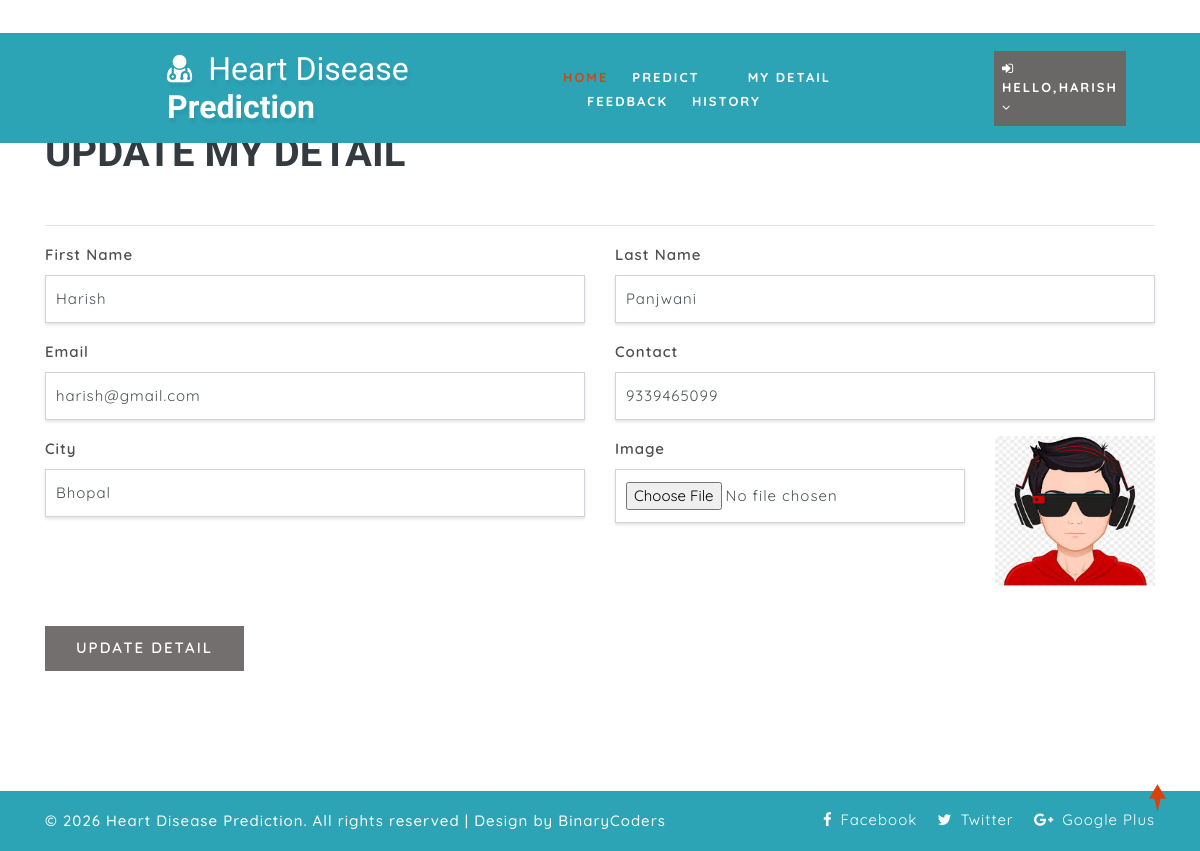
Page /edit_profile (signed in) on the committed database.
### health/models.py (models this page shows, shortened)
class Patient(models.Model):
    user = models.ForeignKey(User, on_delete=models.CASCADE, null=True)
    contact = models.CharField(max_length=100, null=True)
    address = models.CharField(max_length=100, null=True)
    dob = models.DateField(null=True)
    image = models.FileField(null=True)

### health/views.py (the view, shortened to what this page needs)
# urls.py: path('edit_profile', Edit_My_deatail,name="edit_profile"),
@login_required(login_url="login")
def Edit_My_deatail(request):
    terror = ""
    print("Hii welvome")
    user = User.objects.get(id=request.user.id)
    error = ""
    try:
        sign = Patient.objects.get(user=user)
        error = "pat"
    except:
        sign = Doctor.objects.get(user=user)
    d = {'error':error,'terror':terror,'doc':sign}
    return render(request,'edit_profile.html',d)

### health/templates/edit_profile.html (shortened to what this page needs)
{% extends 'index.html' %}
{% load static %}
{% block body %}
	<section class="logins py-5">
		<div class="container py-xl-5 py-lg-3">
			<div class="title-section mb-md-5 mb-4">
				<h3 class="w3ls-title text-uppercase text-dark font-weight-bold">Update My Detail</h3>
			</div>
			<hr/>
			<div class="login px-sm-12" style="width:100%">
				<form action="" method="post" enctype="multipart/form-data">
					<div class="form-group row">
						<div class="col-md-6">
							<label>First Name</label>
							<input type="text" class="form-control" value="{{ doc.user.first_name }}" name="fname" placeholder="First Name" required>
						</div>
						<div class="col-md-6">
							<label>Last Name</label>
							<input type="text" class="form-control" value="{{ doc.user.last_name }}" name="lname" placeholder="Last Name" required>
						</div>
					</div>
					<div class="form-group row">
						<div class="col-md-6">
							<label>Email</label>
							<input type="email" class="form-control" value="{{ doc.user.email }}" name="email" placeholder="Enter Email" required>
						</div>
						<div class="col-md-6">
							<label>Contact</label>
							<input type="text" class="form-control" name="contact" value="{{ doc.contact }}" placeholder="Enter Contact" required>
						</div>
					</div>
					<div class="form-group row">
						<div class="col-md-6">
							<label class="mb-2">City</label>
							<input type="text" class="form-control" value="{{ doc.address }}" name="add" placeholder="Enter Address" required>
						</div>
						<div class="col-md-4">
							<label>Image</label>
							<input type="file" class="form-control" name="image">
						</div>
						<div class="col-md-2">
							{% if doc.image %}
								<img src="{{ doc.image.url }}" style="width:100%;height:150px">
							{% endif %}
						</div>
					</div>
					<button type="submit" class="btn submit mt-4" style="background-color: #726f6e;">
						Update Detail
					</button>
				</form>
			</div>
		</div>
	</section>
{% endblock %}

### health/templates/index.html (shortened to what this page needs)
<!DOCTYPE html>
{% load static %}
<html lang="zxx">
<head>
	<link rel="stylesheet" href="{% static 'css/bootstrap.css' %}">
	<link href="{% static 'css/css_slider.css' %}" type="text/css" rel="stylesheet" media="all">
	<link rel="stylesheet" href="{% static 'css/style.css' %}" type="text/css" media="all" />
	<link href="{% static 'css/font-awesome.min.css' %}" rel="stylesheet">
<link rel='stylesheet' type='text/css' href="https://cdn.datatables.net/1.10.21/css/jquery.dataTables.min.css">
<link rel='stylesheet' type='text/css' href="https://cdn.datatables.net/buttons/1.6.2/css/buttons.dataTables.min.css">
</head>
<body>
	<div id="home" style="margin-bottom:2%">
		<header>
			<div class="top-bar py-3">
				<div class="container">
					<div class="row">
						<div class="col-xl-7 col-lg-6 col-md-4 top-social-agile text-md-right text-center mt-md-0 mt-2">
							<div class="row">
								<div class="col-xl-3 col-lg-4 col-6 top-w3layouts p-md-0 text-right">
								</div>
								<div class="col-xl-3 col-lg-4 col-6 header-w3layouts text-md-right text-left">
								</div>
							</div>
						</div>
					</div>
				</div>
			</div>
		</header>
		<div class="main-top" style="background:rgb(44, 164, 182)">
			<div class="container-fluid">
				<div class="header d-md-flex justify-content-between align-items-center py-3">
					<div id="logo" style="margin-left:13%">
						<h1>
							<a href="index.html">
								<span class="fa fa-user-md mr-2"></span>
								<span class="logo-sp">Heart Disease</span> Prediction
							</a>
						</h1>
					</div>
					{% if request.user.is_staff %}
					<div class="nav_w3ls" style="margin-right:4%">
						<nav>
							<label for="drop1" class="toggle">Menu</label>
							<input type="checkbox" id="drop1" />
							<ul class="menu" style="padding:15px;width:100%">
								<li class="mx-lg-4 mx-md-3 my-md-0 my-2"><a href="{% url 'admin_home' %}" >Home</a></li>
								<li>
									<label for="drop-2" class="toggle toogle-2"> <span class="fa fa-angle-down" aria-hidden="true"></span>
									</label>
									<a href="#"> Doctor <span class="fa fa-angle-down" aria-hidden="true"></span></a>
									<ul style="margin-top:2%;width:40%;margin-right:0%">
										<li style="width:100%;"><a href="/add_doctor" class="drop-text">Add Doctor</a></li>
										<li style="width:100%;"><a href="/view_doctor" class="drop-text">View Doctor</a></li>
									</ul>
								</li>
								<li class="mx-lg-4 mx-md-3 my-md-0 my-2"><a href="/view_patient">Patient</a></li>
								<li class="mx-lg-4 mx-md-3 my-md-0 my-2">
									<a href="/view_search_pat">Searched Data</a></li>
								<li><a href="/view_feedback">Feedback</a></li>
							</ul>
						</nav>
					</div>
					<div class="nav_w3ls" style="margin-right:3%">
						<nav>
							<label for="drop2" class="toggle">Menu</label>
							<input type="checkbox" id="drop2" />
							<ul class="menu">
								<li class="mx-lg-4 mx-md-3 my-md-0 my-2" style="background:red;padding:8px">
									<label for="drop-2" class="toggle toogle-2"> <span class="fa fa-angle-down" aria-hidden="true"></span>
									</label>
									<a href="#"><i class="fa fa-user"></i> {{request.user.username}} <span class="fa fa-angle-down" aria-hidden="true"></span></a>
									<ul style="margin-top:10%;width:80%;margin-right:5%">
										<li style="width:100%;"><a href="{% url 'change_password' %}" class="drop-text">Password</a></li>
										<li style="width:100%;"><a href="{% url 'logout' %}" class="drop-text">Logout</a></li>
									</ul>
								</li>
							</ul>
						</nav>
					</div>
					{% elif request.user.patient_set.all.0 %}
					<div class="nav_w3ls" style="margin-left:5%;font-weight:bold">
						<nav>
							<ul class="menu" style="padding:15px;width:100%">
								<li><a href="{% url 'patient_home' %}" class="active">Home</a></li>
								<li class="mx-lg-4 mx-md-3 my-md-0 my-2"><a href="/add_heartdetail">Predict</a></li>
								<li class="mx-lg-4 mx-md-3 my-md-0 my-2"><a href="/profile_doctor">My Detail</a></li>
								<li class="mx-lg-4 mx-md-3 my-md-0 my-2"><a href="/sent_feedback">Feedback</a></li>
								<li><a href="/view_search_pat">History</a></li>
							</ul>
						</nav>
					</div>
					<div class="nav_w3ls" style="margin-right:3%">
						<nav>
							<ul class="menu">
								<li class="mx-lg-4 mx-md-3 my-md-0 my-2" style="background:#6a6767;padding:8px">
									<a href="#"><i class="fa fa-sign-in"></i> Hello,{{request.user.username}} <span class="fa fa-angle-down" aria-hidden="true"></span></a>
								</li>
							</ul>
						</nav>
					</div>
					{% endif %}
				</div>
			</div>
		</div>
		{% block body %}
		{% endblock %}
	</div>
	<div class="copy-w3pvt" style="background:rgb(44, 164, 182);color:white">
		<div class="container py-3">
			<div class="row">
				<div class="col-lg-7 w3ls_footer_grid1_left text-lg-left text-center">
					<p style="color:white">&copy; 2026 Heart Disease Prediction. All rights reserved | Design by BinaryCoders</a>
					</p>
				</div>
				<div class="col-lg-5 w3ls_footer_grid_left1_pos text-lg-right text-center mt-lg-0 mt-2">
					<ul style="color:white">
						<li>
							<a href="#" style="color:white" class="facebook">
								<span class="fa fa-facebook-f mr-2"></span>Facebook</a>
						</li>
						<li class="mx-3">
							<a href="#" style="color:white" class="twitter">
								<span class="fa fa-twitter mr-2"></span>Twitter</a>
						</li>
						<li>
							<a href="#" style="color:white" class="google">
								<span class="fa fa-google-plus mr-2"></span>Google Plus</a>
						</li>
					</ul>
				</div>
			</div>
		</div>
	</div>
	<a href="#home" style="color:white" class="move-top text-center"></a>
</body>
</html>

### health/static/css/style.css (style rules this page uses)
body { padding: 0; margin: 0; background: #FFF; font-family: 'Quicksand', sans-serif; }
body a, body button { transition: 0.5s all; -webkit-transition: 0.5s all; -moz-transition: 0.5s all; -o-transition: 0.5s all; -ms-transition: 0.5s all; text-decoration: none; }
html { scroll-behavior: smooth; }
h1, h2, h3, h4, h5, h6 { margin: 0; padding: 0; font-family: 'Mukta', sans-serif; }
p { margin: 0; padding: 0; font-size: 15px; letter-spacing: 1px; line-height: 1.9; color: #999; font-family: 'Quicksand', sans-serif; }
ul, ol { margin: 0; padding: 0; }
a.move-top { width: 34px; height: 34px; background: url(../images/move-top.png) no-repeat; display: inline-block; position: fixed; bottom: 4%; right: 2%; z-index: 0; }
#home { position: relative; }
.main-top { position: absolute; z-index: 999; width: 100%; background: rgba(0, 0, 0, 0.4); }
nav { margin: 0; padding: 0; }
#logo a { float: left; display: initial; font-weight: 700; font-size: 32px; color: #fff; text-shadow: 2px 5px 3px rgba(0, 0, 0, 0.06); padding: 0; }
span.logo-sp { font-weight: 100; }
nav:after { content: ""; display: table; clear: both; }
nav ul { float: right; padding: 0; margin: 0; list-style: none; position: relative; }
nav ul li { margin: 0px; display: inline-block; float: left; }
nav a { padding: 0; color: #fff; font-size: 13px; letter-spacing: 2px; font-weight: 700; text-transform: uppercase; display: inline-block; transition: 0.5s all; -webkit-transition: 0.5s all; -moz-transition: 0.5s all; -o-transition: 0.5s all; -ms-transition: 0.5s all; }
.menu li a.active, .menu li a:hover { color: #2196f3; transition: 0.5s all; -webkit-transition: 0.5s all; -moz-transition: 0.5s all; -o-transition: 0.5s all; -ms-transition: 0.5s all; color: #d84315; }
li>a:only-child:after { content: ''; }
h3.w3ls-title { font-size: 40px; }
.w3ls_footer_grid_left1_pos ul li, ul.list-part li { display: inline-block; }
.w3ls_footer_grid_left1_pos ul li a { color: #000; text-decoration: none; letter-spacing: 1px; font-size: 15px; }
.w3ls_footer_grid1_left p { color: #484848; font-weight: 500; }
.form-bg-w3ls input[type="text"], .form-bg-w3ls input[type="email"], .form-control, .form-bg-w3ls textarea { padding: 12px 10px; border-radius: 0; letter-spacing: 1px; font-size: 15px; outline: none; box-shadow: 0px 2px 3px 0px rgba(0, 0, 0, 0.11); }
.login label { font-size: 15px; color: #4e4f50; font-weight: 600; letter-spacing: 1px; }
.login button { background: #d84315; color: #fff; font-weight: 600; letter-spacing: 2px; font-size: 15px; padding: 10px 30px; text-transform: uppercase; border-radius: 0px; }

### rows in the picture
Patient: fname "Harish", lname "Panjwani", email "harish@gmail.com", contact "9339465099", add "Bhopal", image (picture)

### other values in the picture
{{ request.user.username }} "HARISH"
